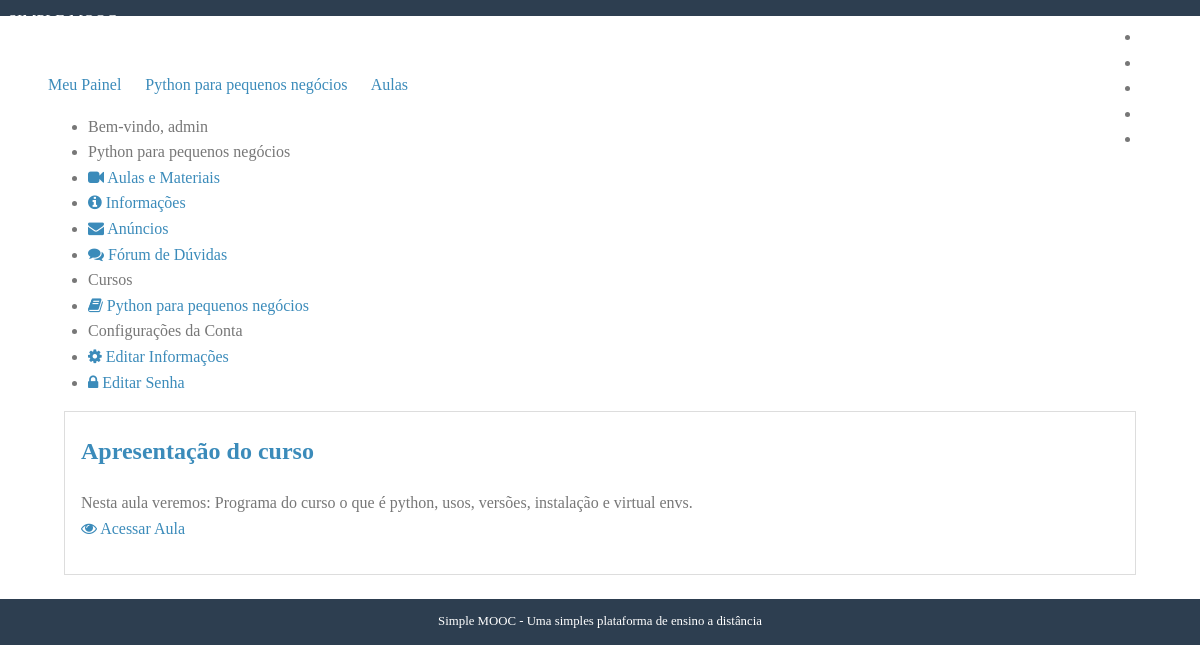
Page /cursos/python-para-pequenos-negocios/aulas/ (signed in) on the committed database.
### courses/models.py (models this page shows, shortened)
class Course(models.Model):
	name = models.CharField('Nome',max_length = 100)
	slug = models.SlugField('Atalho')
	description = models.TextField('Descrição Simples', blank = True) #blank = não é obrigatório, mas o TextField permite descrições longas
	about = models.TextField('Sobre o Curso', blank= True)
	start_date = models.DateField('Data de Início', null = True, blank = True) #null = no banco de dados esse campo temq ter algo msm que seja um campo vazio
	image = models.ImageField(upload_to='courses/images', verbose_name='Imagem', null = True, blank = True)  #não é um campo obrigatório
	created_at = models.DateTimeField('Criado em', auto_now_add=True) #auto now toda vez q criar um curso ele coloca automaticamente a data
	updated_at = models.DateTimeField('Atualizado em', auto_now_add=True) #assim que for refreshed a data entra sozinha
	objects = CourseManager() #agora o manager não será o padrão do django
	def __str__(self):
		return self.name
	def release_lessons(self):
		today = timezone.now().date()
		return self.lessons.filter(release_date__gte=today) #gte maior ou igual
	class Meta: #interfere no django admin
		verbose_name = 'Curso'
		verbose_name_plural = 'Cursos' #ensinamos ao django que o plural de curso é curso
		ordering = ['name'] #comoo django organiza ascendente a lista

class Enrollment(models.Model):
	STATUS_CHOICES = (
		(0,'Pendente'),
		(1, 'Aprovado'),
		(2,'Cancelado'),
	)
	user=models.ForeignKey(
		settings.AUTH_USER_MODEL,
		verbose_name='Usuário', on_delete = models.CASCADE,
		related_name='enrollments'
	)
	course = models.ForeignKey(
		Course, verbose_name='Curso',
		related_name='enrollments', on_delete=models.CASCADE
	)
	status = models.IntegerField('Situação',choices=STATUS_CHOICES, default=1, blank=True)
	created_at = models.DateTimeField('Criado em',
									  auto_now_add=True)  # auto now toda vez q criar um curso ele coloca automaticamente a data
	updated_at = models.DateTimeField('Atualizado em',
									  auto_now_add=True)  # assim que for refreshed a data entra sozinha
	class Meta:
		verbose_name = 'Inscrição'
		verbose_name_plural = 'Inscrições'
		unique_together = (('user','course'),) #evita repetição de usuario em um curso

class Lesson(models.Model):
	name = models.CharField('Nome', max_length=100)
	description = models.TextField('Descrição', blank=True)
	number = models.IntegerField('Número (ordem)', blank=True, default=0) #apenas p organizar nobackend
	release_date = models.DateField('Data de liberação', blank=True,null=True) #quando esta aula esta disponível
	course = models.ForeignKey(Course, verbose_name='Curso',
							   on_delete=models.CASCADE, related_name='lessons')
	created_at = models.DateTimeField('Criado em',
									  auto_now_add=True)  # auto now toda vez q criar um curso ele coloca automaticamente a data
	updated_at = models.DateTimeField('Atualizado em',
									  auto_now_add=True)  # assim que for refreshed a data entra sozinha
	def __str__(self):
		return self.name
	class Meta:
		verbose_name = 'Aula'
		verbose_name_plural = 'Aulas'
		ordering = ['number']

### accounts/models.py (models this page shows, shortened)
class User(AbstractBaseUser, PermissionsMixin):
    username = models.CharField(
        'Nome de Usuário', max_length=30, unique=True,
        validators=[validators.RegexValidator(re.compile('^[\w.@+-]+$'),
            'Nome de usuário só pode conter letras, digítos ou os '
            'seguintes caracteres: @/./+/-/_', 'invalid')]
    )
    email = models.EmailField('Email', unique=True)
    name = models.CharField('Nome', max_length=100, blank=True)
    is_active = models.BooleanField('Está ativo?', blank=True, default=True)
    is_staff = models.BooleanField('É da equipe?', blank = True, default=False)
    date_joined = models.DateTimeField(
        'Data de entrada', auto_now_add=True
    ) #quando for salvo pela primeira vez
    objects = UserManager()
    USERNAME_FIELD = 'username'
    REQUIRED_FIELDS = ['email'] #para ser compativel com o django app usuario
    def __str__(self):
        return self.name or self.username
    class Meta:
        verbose_name = 'Usuário'
        verbose_name_plural = 'Usuários'

### courses/decorators.py (the view, shortened to what this page needs)
    def _wrapper(request, *args, **kwargs):
        slug = kwargs['slug'] #busca a slug do curso na url
        course = get_object_or_404(Course, slug=slug) #curso atual
        has_permission = request.user.is_staff
        if not has_permission:
            messages.error(request, message)
            return redirect('accounts:dashboard')
        request.course = course #td view que usar este decorator vai ter um obj curso no requestpq não quero repitir esta consulta
        return view_func(request, *args, **kwargs)

### courses/templatetags/courses_tags.py (called while the page is built)
@register.simple_tag #assigment_tag não funciona mais
def load_my_courses(user):
    return Enrollment.objects.filter(user=user)

### courses/views.py (called while the page is built)
@login_required
@enrollment_required
def lessons(request, slug):
    course=request.course
    template = 'courses/lessons.html'
    lessons = course.release_lessons()
    if request.user.is_staff:
        lessons = course.lessons.all()
    context = {
        'course' : course,
        'lessons' : lessons
    }
    return render(request, template, context)

### courses/templates/courses/lessons.html
{% extends "courses/course_dashboard.html" %}
{% block breadcrumb %}
    {{ block.super }}
    <a href="{% url 'courses:lessons' course.slug %}" style="margin-right: 20px">Aulas</a>
{% endblock %}
{% block dashboard_content %}
{% for lesson in lessons %}
<div class="well">
    <h2><a href="{% url 'courses:lesson' course.slug lesson.pk %}">{{ lesson }}</a></h2>
    <p>
        {{ lesson.description|truncatewords:'20' }}
        <br />
        <a href="{% url 'courses:lesson' course.slug lesson.pk %}" title="">
        <i class="fa fa-eye"></i>
        Acessar Aula
        </a>
    </p>
</div>
{% empty %}
<div class="well">
    <h2>
        Nenhuma aula disponível.
    </h2>
</div>
{% endfor %}
{% endblock %}

### courses/templates/courses/course_dashboard.html
{% extends "accounts/dashboard.html" %}
{% block breadcrumb %}
    {{ block.super }}
    <a href="{% url 'courses:announcements' course.slug %}" style="margin-right: 20px">{{ course }}</a>
{% endblock %}
{% block menu_options %}
<li class="pure-menu-heading">
    {{ course }}
</li>
<li>
    <a href="{% url 'courses:lessons' course.slug %}">
        <i class="fa fa-video-camera"></i>
        Aulas e Materiais
    </a>
</li>
<li>
    <a href="#">
        <i class="fa fa-info-circle"></i>
        Informações
    </a>
</li>
<li>
    <a href="{% url 'courses:announcements' course.slug %}">
        <i class="fa fa-envelope"></i>
        Anúncios
    </a>
</li>
<li>
    <a href="#">
        <i class="fa fa-comments"></i>
        Fórum de Dúvidas
    </a>
</li>
{{ block.super }}
{% endblock %}

### accounts/templates/accounts/dashboard.html (shortened to what this page needs)
{% extends "base.html" %}
{% load  courses_tags %}
{% block content %}
{% load_my_courses user as enrollments %}
<div class="pure-g-r content-ribbon">
    <div class="pure-u-1">
        <ul class="breadcrumb">
            {% block breadcrumb %}
            <a href="{% url 'accounts:dashboard' %}" style="margin-right: 20px">Meu Painel</a>
            {% endblock %}
        </ul>
    </div>
    <div class="pure-u-1-3">
        <div class="pure-menu pure-menu-open">
            <ul>
                <li class="pure-menu-heading">
                    Bem-vindo, {{ user }}
                </li>
                {% block menu_options %}
                <li class="pure-menu-heading">Cursos</li>
                {% for enrollment in enrollments %}
                <li>
                    <a href="{% url 'courses:announcements' enrollment.course.slug %}">
                        <i class="icon fa fa-book"></i>
                        {{ enrollment.course }}
                    </a>
                </li>
                {% empty %}
                <li>Nenhum curso encontrado</li>
                {% endfor %}
                <li class="pure-menu-heading">Configurações da Conta</li>
                <li>
                    <a href="{% url 'accounts:edit' %}">
                        <i class="icon fa fa-cog"></i>
                        Editar Informações
                    </a>
                </li>
                <li>
                    <a href="{% url 'accounts:edit_password' %}">
                        <i class="icon fa fa-lock"></i>
                        Editar Senha
                    </a>
                </li>
                {% endblock %}
            </ul>
        </div>
    </div>
    <div class="pure-u-2-3">
        <div class="inner">
            {% block dashboard_content %}{% endblock %}
        </div>
    </div>
</div>
{% endblock %}

### core/static/css/styles.css (style rules this page uses)
* { -webkit-box-sizing: border-box; -moz-box-sizing: border-box; box-sizing: border-box; }
body { margin: 0 auto; line-height: 1.7em; }
a { color: #3b8bba; }
.content .content-ribbon { margin: 1.5em 3em; }
.inner { padding: 0em 1em; }
.inner p { margin-top: 0; }
ul.breadcrumb { padding: 0; }
body { min-width: 320px; color: #777; line-height: 1.6; }
h1, h2, h3, h4, h5, h6 { font-weight: bold; color: rgb(75, 75, 75); }
a { color: #3b8bba; text-decoration: none; }
.well { border: 1px solid #ddd; padding: 0em 1em 1em 1em; margin-bottom: 1.5em; }

### rows in the picture
Course: name "Python para pequenos negócios"
User: name+username "admin"
Enrollment: course "Python para pequenos negócios"
Lesson: name "Apresentação do curso", description "Nesta aula veremos: Programa do curso o que é python, usos, versões, instalação e virtual envs."
